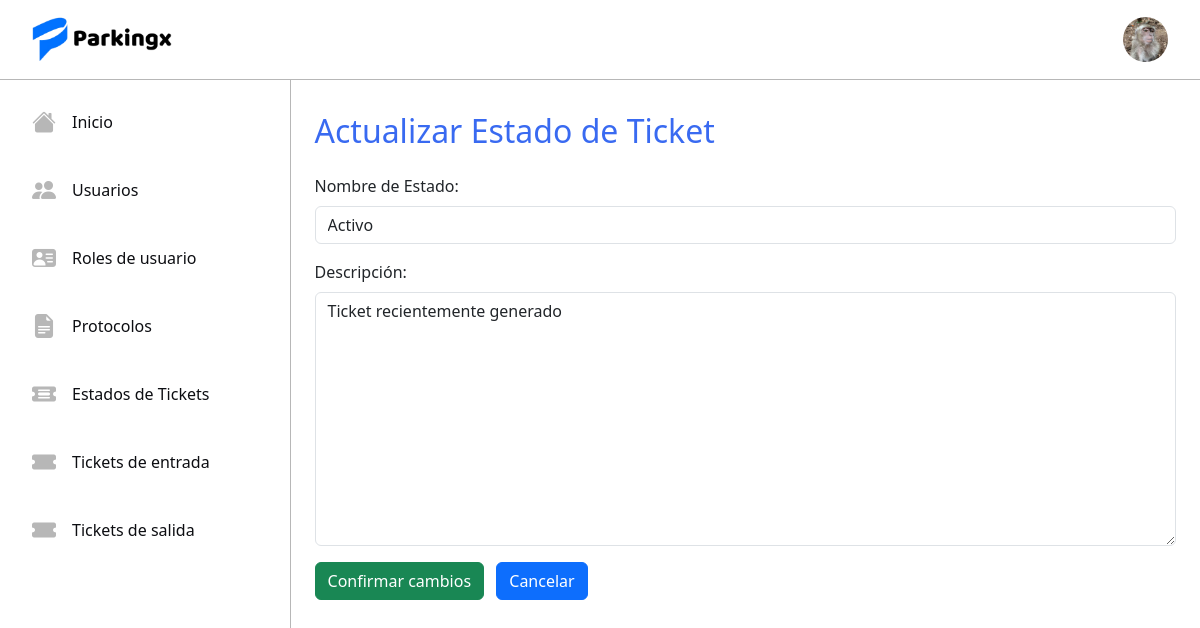
Page /stateupdate/1/ (signed in) on the committed database.
### tickets/models.py (models this page shows, shortened)
class Usuario(AbstractUser):
    name = models.CharField(max_length=50)
    last_name = models.CharField(max_length=50)
    rut = models.CharField(max_length=10)
    email = models.EmailField(max_length=254, unique=True)
    rol = models.ForeignKey(Rol, on_delete=models.RESTRICT)
    avatar = models.ImageField(upload_to='avatars', blank=True, null=True)

class TicketState(models.Model):
    name = models.CharField(max_length=50)
    description = models.TextField()

### tickets/views.py (the view, shortened to what this page needs)
# urls.py: path('stateupdate/<int:pk>/', UpdateTicketState.as_view(), name='stateupdate'),
@method_decorator(login_required, name='dispatch')
class UpdateTicketState(UserPassesTestMixin, UpdateView):
    model = TicketState
    form_class = TicketStateForm
    template_name = 'tickets/estados/ticketstate_update.html'
    success_url = reverse_lazy('statelist')
    context_object_name = 'Estado'
    def test_func(self):
        rol = self.request.user.rol.name
        return rol in ['root', 'Administrador']

### tickets/forms.py
class TicketStateForm(forms.ModelForm):
    class Meta:
        model = TicketState
        fields = ['name', 'description']
        labels = {
            'name':'Nombre de Estado',
            'description':'Descripción'
        }
        widgets = {
            'name':forms.TextInput(attrs={'class':'form-control mt-2'}),
            'description':forms.Textarea(attrs={'class':'form-control mt-2'})
        }

### tickets/templates/tickets/estados/ticketstate_update.html (shortened to what this page needs)
{% extends 'tickets/base.html' %}
{% block content %}
<div class="p-4">
  <h2 class="my-2 blue-sys">Actualizar Estado de Ticket</h2>
  <form method="POST" class="d-flex gap-3 row mt-4">
    {{ form.as_p }}
    <div class="btn-form">
      <button type="submit" class="btn btn-success">Confirmar cambios</button>
      <a href="{% url 'statelist' %}" class="btn btn-primary mx-2">Cancelar</a>
    </div>
  </form>
</div>
{% endblock %}

### tickets/templates/tickets/base.html (shortened to what this page needs)
<!DOCTYPE html>
<html lang="en">
<head>
    <link href="https://cdn.jsdelivr.net/npm/bootstrap@5.3.3/dist/css/bootstrap.min.css" rel="stylesheet">
    <link rel="stylesheet" href="https://cdn.jsdelivr.net/npm/bootstrap-icons@1.11.3/font/bootstrap-icons.min.css">
    {% load static %}
    {% load static %}
    <link rel="stylesheet" href="{% static 'tickets/css/styles.css' %}">
    <link rel="stylesheet" href="{% static 'tickets/css/login.css' %}">
</head>
<body>
    <nav class="navbar bg-body-tertiary">
        <div class="container-fluid">
            <img src="{% static 'tickets/img/Logo.png' %}" class="icon-project" alt="">
            {% if request.user.is_authenticated %}
            {% if request.user.avatar %}
            <img src="{{ request.user.avatar.url }}" alt="" class="avatar" id="avatar">
            {% else %}
            <img src="{% static 'tickets/img/defaultavatar.png' %}" alt="" class="avatar" id="avatar">
            {% endif %}
            {% else %}
            <a href="{% url 'login' %}" class="btn btn-primary">Iniciar sesión</a>
            {% endif %}
        </div>
    </nav>
    <div class="d-flex">
        <div class="sidebar">
            <ul class="nav menu flex-column">
                <li class="nav-item">
                    <a class="option nav-link" href="{% url 'home' %}">
                        <i class="bi bi-house-fill menu-icon"></i>
                        <p class="option-text">Inicio</p>
                    </a>
                </li>
                {% if request.user.rol.name == 'root' or request.user.rol.name == 'Administrador' %}
                <li class="nav-item">
                    <a class="option nav-link" href="{% url 'userlist' %}">
                        <i class="bi bi-people-fill menu-icon"></i>
                        <p class="option-text">Usuarios</p>
                    </a>
                </li>
                <li class="nav-item">
                    <a class="option nav-link" href="{% url 'listrol' %}">
                        <i class="bi bi-person-vcard-fill menu-icon"></i>
                        <p class="option-text">Roles de usuario</p>
                    </a>
                </li>
                <li class="nav-item">
                    <a class="option nav-link" href="{% url 'protocolos' %}">
                        <i class="bi bi-file-earmark-text-fill menu-icon"></i>
                        <p class="option-text">Protocolos</p>
                    </a>
                </li>
                <li class="nav-item">
                    <a class="option nav-link" href="{% url 'statelist' %}">
                        <i class="bi bi-ticket-detailed-fill menu-icon"></i>
                        <p class="option-text">Estados de Tickets</p>
                    </a>
                </li>
                {% endif %}
                {% if request.user.rol.name == 'root' or request.user.rol.name == 'Administrador' or request.user.rol.name == 'Cajero' or request.user.rol.name == 'Portero'%}
                <li class="nav-item">
                    <a class="option nav-link" href="{% url 'ticketE' %}">
                        <i class="bi bi-ticket-fill menu-icon"></i>
                        <p class="option-text">Tickets de entrada</p>
                    </a>
                </li>
                {% if request.user.rol.name != 'Portero' %}
                <li class="nav-item">
                    <a class="option nav-link" href="{% url 'ticketS' %}">
                        <i class="bi bi-ticket-fill menu-icon"></i>
                        <p class="option-text">Tickets de salida</p>
                    </a>
                </li>
                {% endif %}
                {% endif %}
            </ul>
        </div>
        <div class="home-content">
            {% block content %}{% endblock %}
        </div>
    </div>
</body>
    {% load static %}
</html>

### tickets/static/tickets/css/styles.css (style rules this page uses)
:root { --color1: #396af1; --color2: #0d0e12; --color3: #B7B7B7; --color4: #FFFFFF; }
nav { height: 5rem; border-bottom: solid 1px #B7B7B7; background-color: #FFFFFF; }
.bg-body-tertiary { background-color: #FFFFFF !important; }
.blue-sys { color: #396af1; }
.container-fluid { padding: 0 2rem; position: relative; }
.icon-project { width: 9rem; }
.sidebar { width: 20rem; height: 91.5vh; border-right: solid 1px #B7B7B7; }
.nav-link { padding: 0; color: black; transition: .3s; }
.menu { padding: 1rem; gap: 1rem; }
.menu-icon { font-size: 1.5rem; color: #B7B7B7; transition: .3s; }
.option { display: flex; align-items: center; gap: 1rem; padding: .5rem 1rem; border-radius: .5rem; }
.option-text { margin: 0; color: #0d0e12; }
.avatar { width: 45px; height: 45px; border-radius: 50%; cursor: pointer; }
p { margin: 0; }
.home-content { background-color: transparent; height: 91.5vh; width: 83.5%; scroll-behavior: smooth; overflow-y: scroll; }

### rows in the picture
Usuario: user.avatar (picture)
TicketState: name "Activo", description "Ticket recientemente generado"
